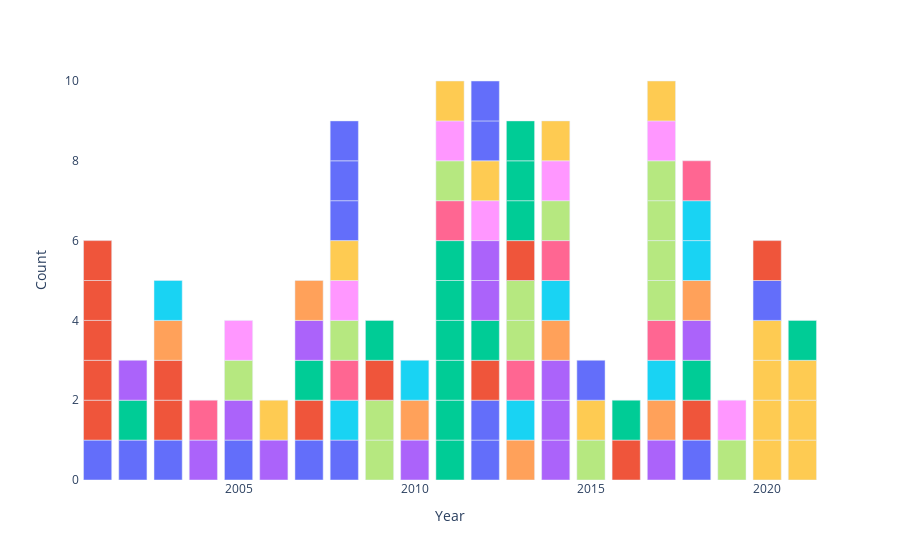

Notebook source saved alongside this figure:
### Markdown cell above
### Seminars
Here's a plot of the invited seminars I've logged. The list with presentation files can be found 
[here](https://docs.google.com/spreadsheets/d/1mRC6xxZmNj3DnwwvCh_8GpErwhvJNq9gkRB3mQz1JIg/edit?usp=sharing).

### Code cell
seminars = pd.read_csv("https://docs.google.com/spreadsheets/d/1mRC6xxZmNj3DnwwvCh_8GpErwhvJNq9gkRB3mQz1JIg/export?format=csv&gid=0")
seminars = seminars.assign(Count = 1)
#seminarYear = seminars['Year'].value_counts().reset_index()
#seminarYear = seminarYear.rename(columns = {"index" : "Year", "Year" : "Count"}).sort_values("Year", ascending =False)
#fig = px.bar(seminarYear, x = "Year", y = "Count")
fig = px.bar(seminars, x = "Year", y = "Count", color = "Talk")
fig = fig.update_layout({
    'plot_bgcolor' : 'rgba(0, 0, 0, 0)',
    'paper_bgcolor' : 'rgba(0, 0, 0, 0)'})

fig.update_layout(showlegend=False)

## Static
#Image(fig.to_image(format="png", width=400, height=200, scale=2))

## Interactive
fig.show()
